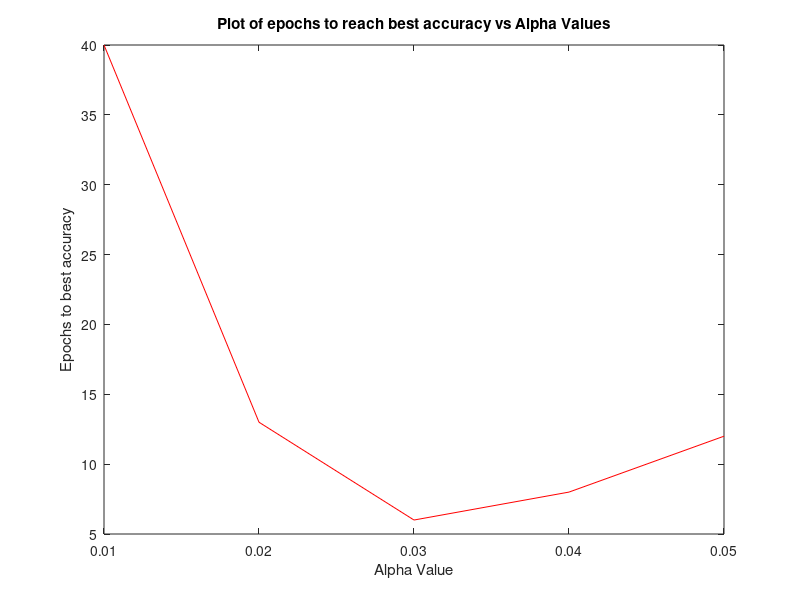

Write the MATLAB code that produced this figure.
nAlpha = [ 0.01 0.02 0.03 0.04 0.05 ];
epochsToBestAcc = [ 40 13 6 8 12 ];

plotFig = figure;

axis auto;
plot(nAlpha, epochsToBestAcc, 'r');
xlabel('Alpha Value');
ylabel('Epochs to best accuracy');
title('Plot of epochs to reach best accuracy vs Alpha Values');


print(plotFig, 'DataPlot2', '-dpng');